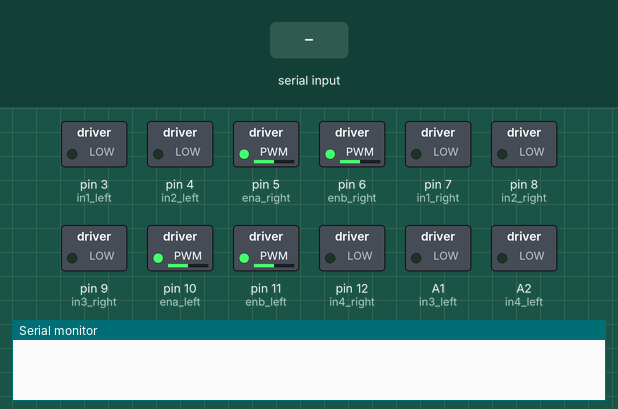
The sketch below on a simulated Arduino Uno, built with avr-gcc and run on an emulated ATmega328P. Parts: switched loads named in the sketch (green lamp = pin HIGH), the last lines printed to the serial monitor. Inputs (shaded band) come from the test bench.

Above: at 1.2 s.
1.3 s: "F" received over Serial
At 1.7 s:
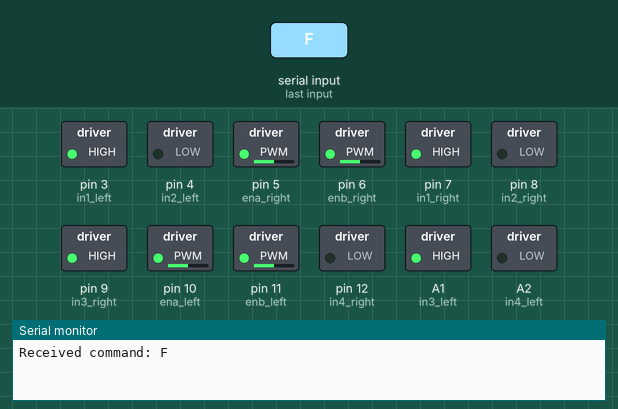
2.8 s: "B" received over Serial
At 4.0 s:
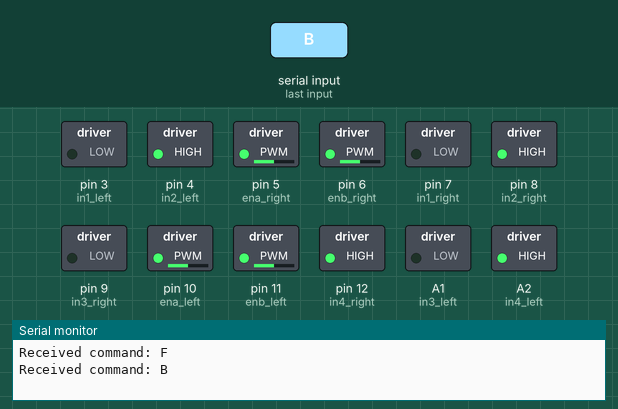
4.3 s: "L" received over Serial
At 5.2 s:
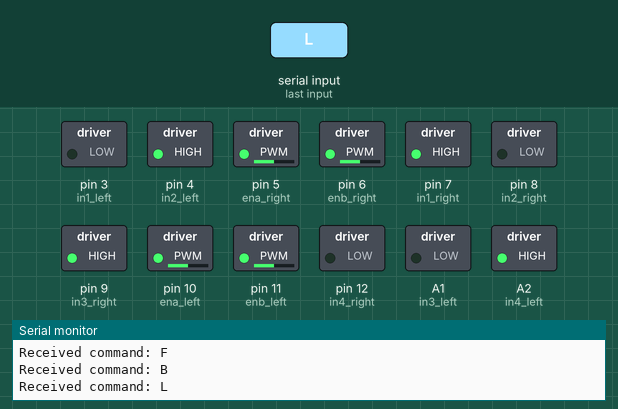
5.8 s: "R" received over Serial
At 6.3 s:
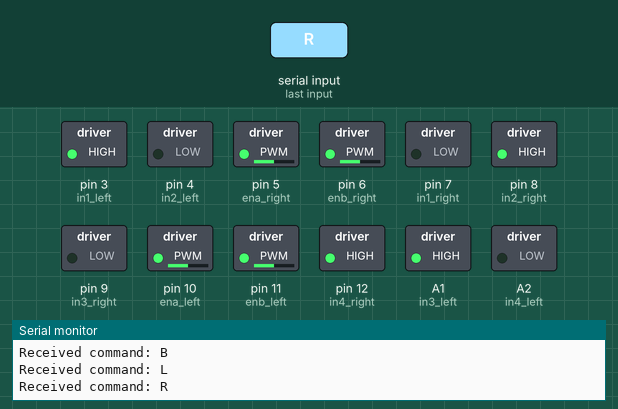
Timing chart, 0 to 8.3 s (numbered marks = the images above; inputs shaded):
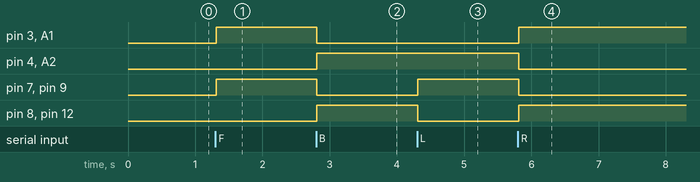

Measured:
- after the input at 1.3 s, pin 3 (in1_left), pin 7 (in1_right), pin 9 (in3_right), A1 (in3_left): LOW → HIGH at once
- after the input at 2.8 s, pin 3 (in1_left), pin 7 (in1_right), pin 9 (in3_right), A1 (in3_left): HIGH → LOW at once; pin 4 (in2_left), pin 8 (in2_right), pin 12 (in4_right), A2 (in4_left): LOW → HIGH at once
- after the input at 4.3 s, pin 7 (in1_right), pin 9 (in3_right): LOW → HIGH at once; pin 8 (in2_right), pin 12 (in4_right): HIGH → LOW at once
- after the input at 5.8 s, pin 3 (in1_left), pin 8 (in2_right), pin 12 (in4_right), A1 (in3_left): LOW → HIGH at once; pin 4 (in2_left), pin 7 (in1_right), pin 9 (in3_right), A2 (in4_left): HIGH → LOW at once

The sketch:

sketch_nov10a.ino
```cpp
// Motor control pins (Left Motor Driver)
const int in1_left = 3;  // Motor A forward (left motor)
const int in2_left = 4;  // Motor A backward (left motor)
const int in3_left = A1;  // Motor B forward (left motor)
const int in4_left = A2;  // Motor B backward (left motor)
const int ena_left = 10;  // Motor A speed (set to HIGH for full speed)
const int enb_left = 11; // Motor B speed (set to HIGH for full speed)

// Motor control pins (Right Motor Driver)
const int in1_right = 7;  // Motor A forward (right motor)
const int in2_right = 8;  // Motor A backward (right motor)
const int in3_right = 9;  // Motor B forward (right motor)
const int in4_right = 12; // Motor B backward (right motor)
const int ena_right = 5;  // Motor A speed (set to HIGH for full speed)
const int enb_right = 6;  // Motor B speed (set to HIGH for full speed)

void setup() {
  // Start serial communication at 9600 baud rate
  Serial.begin(9600);
  // Initialize motor control pins as OUTPUT
  pinMode(in1_left, OUTPUT);
  pinMode(in2_left, OUTPUT);
  pinMode(in3_left, OUTPUT);
  pinMode(in4_left, OUTPUT);
  pinMode(ena_left, OUTPUT);  // Enable motor A (Left) at full speed
  pinMode(enb_left, OUTPUT);  // Enable motor B (Left) at full speed

  pinMode(in1_right, OUTPUT);
  pinMode(in2_right, OUTPUT);
  pinMode(in3_right, OUTPUT);
  pinMode(in4_right, OUTPUT);
  pinMode(ena_right, OUTPUT); // Enable motor A (Right) at full speed
  pinMode(enb_right, OUTPUT); // Enable motor B (Right) at full speed

 // Set ENA and ENB pins to HIGH to enable motors at full speed
  analogWrite(ena_left, 127);
  analogWrite(enb_left, 127);
  analogWrite(ena_right, 127);
  analogWrite(enb_right, 127);

  stopCar();
}

void loop() {
    if (Serial.available() > 0) {
        delay(10);
        char command = Serial.read();
        Serial.print("Received command: ");
        Serial.println(command);

        // Process the command
        if (command == 'F') {
            moveForward();
        } else if (command == 'B') {
            moveBackward();
        } else if (command == 'L') {
            turnLeft();
        } else if (command == 'R') {
            turnRight();
        } else if (command == 'S') {
            stopCar();
        }
    }
}


void moveForward() {
  digitalWrite(in1_left, HIGH);
  digitalWrite(in2_left, LOW);
  digitalWrite(in3_left, HIGH);
  digitalWrite(in4_left, LOW);
  digitalWrite(in1_right, HIGH);
  digitalWrite(in2_right, LOW);
  digitalWrite(in3_right, HIGH);
  digitalWrite(in4_right, LOW);
}

void moveBackward() {
  digitalWrite(in1_left, LOW);
  digitalWrite(in2_left, HIGH);
  digitalWrite(in3_left, LOW);
  digitalWrite(in4_left, HIGH);
  digitalWrite(in1_right, LOW);
  digitalWrite(in2_right, HIGH);
  digitalWrite(in3_right, LOW);
  digitalWrite(in4_right, HIGH);
}

void turnLeft() {
  digitalWrite(in1_left, LOW);
  digitalWrite(in2_left, HIGH);
  digitalWrite(in3_left, LOW);
  digitalWrite(in4_left, HIGH);
  digitalWrite(in1_right, HIGH);
  digitalWrite(in2_right, LOW);
  digitalWrite(in3_right, HIGH);
  digitalWrite(in4_right, LOW);
}

void turnRight() {
  digitalWrite(in1_left, HIGH);
  digitalWrite(in2_left, LOW);
  digitalWrite(in3_left, HIGH);
  digitalWrite(in4_left, LOW);
  digitalWrite(in1_right, LOW);
  digitalWrite(in2_right, HIGH);
  digitalWrite(in3_right, LOW);
  digitalWrite(in4_right, HIGH);
}

void stopCar() {
  digitalWrite(in1_left, LOW);
  digitalWrite(in2_left, LOW);
  digitalWrite(in3_left, LOW);
  digitalWrite(in4_left, LOW);
  digitalWrite(in1_right, LOW);
  digitalWrite(in2_right, LOW);
  digitalWrite(in3_right, LOW);
  digitalWrite(in4_right, LOW);
}
```
